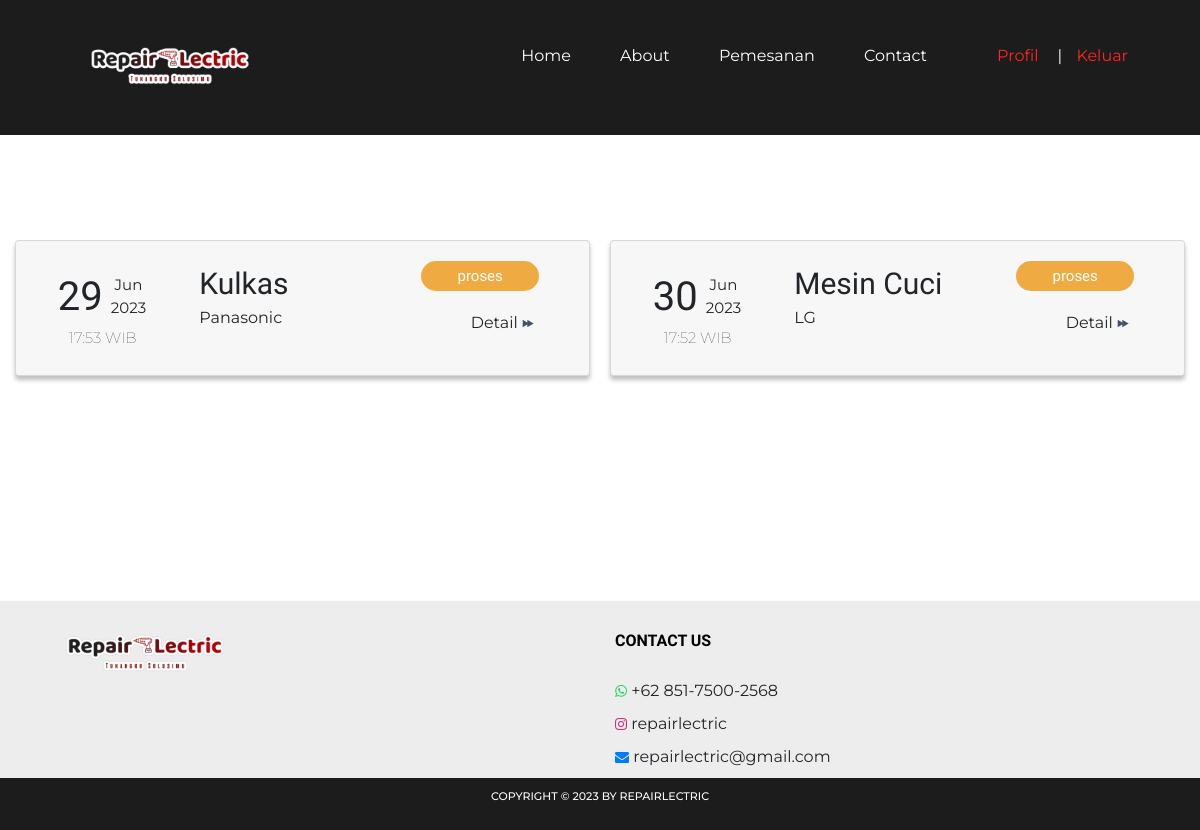
/riwayat_pemesanan.php (signed in), run on the app's committed database.
### tables this page shows
CREATE TABLE `pemesanan` (
  `id_pemesanan` int(11) NOT NULL,
  `id_pelanggan` int(11) NOT NULL,
  `id_elektronik` int(11) NOT NULL,
  `merk_tipe` varchar(255) NOT NULL,
  `deskripsi` text NOT NULL,
  `status` varchar(100) NOT NULL,
  `tanggal_pesan` date NOT NULL,
  `waktu_pesan` time NOT NULL,
  `tanggal_sekarang` date NOT NULL,
  `waktu_sekarang` time NOT NULL
);

CREATE TABLE `elektronik` (
  `id_elektronik` int(11) NOT NULL,
  `nama` varchar(50) NOT NULL
);

### riwayat_pemesanan.php (the view, shortened to what this page needs)
<?php
require "function.php";
$id_pelanggan = $_SESSION['pelanggan'];
$query = mysqli_query($conn, "SELECT pelanggan.id_pelanggan, elektronik.id_elektronik, elektronik.nama AS nama_elektronik, pemesanan.id_pemesanan,pemesanan.id_pelanggan, pemesanan.merk_tipe, pemesanan.status, pemesanan.waktu_pesan, pemesanan.tanggal_pesan
                             FROM pemesanan
                             JOIN elektronik ON pemesanan.id_elektronik = elektronik.id_elektronik
                             JOIN pelanggan ON pemesanan.id_pelanggan = pelanggan.id_pelanggan
                             WHERE pelanggan.id_pelanggan = $id_pelanggan
                             ORDER BY pemesanan.id_pemesanan DESC");
$data_array = mysqli_fetch_all($query, MYSQLI_ASSOC);
?>
<!DOCTYPE html>
<html lang="zxx">
<head>
    <link rel="stylesheet" href="css/bootstrap.min.css" />
    <link rel="stylesheet" href="css/font-awesome.min.css" />
    <link rel="stylesheet" href="css/owl.carousel.min.css" />
    <link rel="stylesheet" href="css/slicknav.min.css" />
	<link rel="stylesheet" href="css/style.css" />
</head>
<body>
    <header class="header-section clearfix">
        <a href="index.html" class="site-logo">
            <img src="img/logo_repair.png" alt="">
        </a>
        <div class="header-right">
            <div class="user-panel">
                <?php if (!isset($_SESSION["login_pelanggan"]) || $_SESSION["login_pelanggan"] !== true) { ?>
                    <a href="login.php" class="hr-btn">Login</a><span>|</span>
                    <a href="registrasi.php" class="register">Create an account</a>
                <?php } else { ?>
                    <a href="profil.php" class="hr-btn">Profil</a><span>|</span>
                    <a href="keluar.php" class="register">Keluar</a>
                <?php } ?>
            </div>
        </div>
        <ul class="main-menu">
            <li><a href="index.php">Home</a></li>
            <li><a href="index.php">About</a></li>
            <li><a href="#">Pemesanan</a>
            </li>
            <li><a href="contact.php">Contact</a></li>
        </ul>
    </header>
    <section class="riwayat-section spad">
        <div class="container-fluid">
            <div class="main">
                <?php
                if (empty($data_array)) {
                    ?>
                    <h5 class="_align">
                        <?php echo "Pemesanan Belum Tersedia !"; ?>
                    </h5>
                    <?php
                } else {
                    foreach ($data_array as $d) {
                        ?>
                        <div class="card">
                            <div class="card-body">
                                <div class="container text-center">
                                    <div class="row">
                                        <div class="col-3 _tanggalJam">
                                            <div class="container">
                                                <div class="row row-cols-2">
                                                    <div class="col-6 _26">
                                                        <?php echo date("d", strtotime($d['tanggal_pesan'])); ?>
                                                    </div>
                                                    <div class="col-6 mei-2023">
                                                        <?php echo date("M", strtotime($d['tanggal_pesan'])); ?><br>
                                                        <?php echo date("Y", strtotime($d['tanggal_pesan'])); ?>
                                                    </div>
                                                    <div class="col-12 _10-00-wib">
                                                        <?php echo date("H:i", strtotime($d['waktu_pesan'])); ?> WIB
                                                    </div>
                                                </div>
                                            </div>
                                        </div>
                                        <div class="col-5">
                                            <div class="container">
                                                <div class="row row-cols-2">
                                                    <div class="col-12 _jenis">
                                                        <?php echo $d['nama_elektronik']; ?>
                                                    </div>
                                                    <div class="col-12 _tipe">
                                                        <?php echo $d['merk_tipe']; ?>
                                                    </div>
                                                </div>
                                            </div>
                                        </div>
                                        <div class="col-4 _detailProses">
                                            <div class="container">
                                                <div class="row row-cols-2">
                                                    <div class="col-12 ">
                                                        <div class="button">
                                                            <?php echo $d['status']; ?>
                                                        </div>
                                                    </div>
                                                    <div class="col-12" style="text-align: end; padding: 20px;">
                                                        Detail
                                                        <a href="detail_pemesanan.php?id=<?php echo $d['id_pemesanan']; ?>">
                                                            <img src="img/icons/next.png" alt=""> </a>
                                                    </div>
                                                </div>
                                            </div>
                                        </div>
                                    </div>
                                </div>
                            </div>
                        </div>
                        <?php
                    }
                }
                ?>
            </div>
        </div>
    </section>
    <footer class="footer-section">
        <div class="container">
            <div class="row">
                <div class="col-xl-6 col-lg-7 order-lg-2">
                    <div class="footer-widget">
                        <h2>Contact Us</h2>
                        <ul class="contact-list">
                            <li><a href="https://wa.me/6285175002568" target="_blank"><i class="fa fa-whatsapp"
                                        style="color: #25D366;"></i></a> +62 851-7500-2568</li>
                            <li><a href="https://www.instagram.com/repairlectric" target="_blank"><i
                                        class="fa fa-instagram" style="color: #C13584;"></i></a> repairlectric</li>
                            <li><a href="mailto:repairlectric@gmail.com" target="_blank"><i class="fa fa-envelope"
                                        style="color: #007BFF;"></i></a> repairlectric@gmail.com</li>
                        </ul>
                    </div>
                </div>
                <div class="col-xl-6 col-lg-5 order-lg-1">
                    <img src="img/logo_repair.png" alt="">
                </div>
            </div>
        </div>
        <div class="copyright">
			Copyright &copy;
			<script>document.write(new Date().getFullYear());</script> by RepairLectric</a>
		</div>
    </footer>
</body>
</html>

### css/style.css (style rules this page uses)
html, body { height: 100%; font-family: "Montserrat", sans-serif; -webkit-font-smoothing: antialiased; font-smoothing: antialiased; }
h1, h2, h3, h4, h5, h6 { font-family: 'K2D', sans-serif; margin: 0; color: #212121; font-weight: 600; line-height: 1; }
h2 { font-size: 36px; }
img { max-width: 100%; }
ul, ol { padding: 0; margin: 0; }
.spad { padding-top: 105px; padding-bottom: 105px; }
header a img { width: 200px; }
.header-section { padding-left: 55px; padding-right: 72px; background: #1c1c1c; }
.site-logo { display: inline-block; padding: 0; padding: 44px 15px; }
.header-right { float: right; padding: 44px 0; margin-left: 130px; }
.header-right .hr-btn { display: inline-block; color: #979aa5; }
.header-right .user-panel { display: inline-block; }
.header-right .user-panel a { font-size: 16px; color: #ff2525; margin: 0 10px; }
.header-right .user-panel .register { color: #ff2525; margin-right: 0; }
.header-right span { color: #ffffff; display: inline-block; padding-left: 9px; }
.main-menu { list-style: none; float: right; }
.main-menu li { display: inline-block; position: relative; }
.main-menu li a { display: block; font-size: 16px; color: #ffffff; padding: 44px 10px; margin-left: 60px; }
.main-menu li:first-child a { margin-left: 0; }
footer { margin-top: 100px; }
.footer-section { padding-top: 30px; background: #eeeded; }
.footer-section img { width: 200px; }
.footer-widget { padding-top: 2px; }
.footer-widget h2 { font-size: 16px; color: #000000; text-transform: uppercase; margin-bottom: 30px; }
.footer-widget ul { list-style: none; }
.footer-widget ul li a { display: inline-block; color: #6a7080; font-size: 14px; margin-bottom: 10px; }
.copyright { text-align: center; font-size: 11px; text-transform: uppercase; font-weight: 500; color: #fbfbfb; padding: 10px 0 25px; background-color: #1c1c1c; }
.riwayat-section .main { display: flex; flex-wrap: wrap; justify-content: space-between; }
.riwayat-section .card { width: calc(50% - 10px); margin-bottom: 20px; background: #f7f7f7; backdrop-filter: blur(2px); height: 100%; box-shadow: 0px 4px 4px rgba(0, 0, 0, 0.25); }
span { color: white; }
.riwayat-section ._tanggalJam { display: flex; justify-content: center; align-items: center; }
.riwayat-section ._26 { font-family: 'K2D', sans-serif; font-weight: 500; display: flex; align-items: center; justify-content: flex-end; font-size: 40px; padding-right: 0px; }
.riwayat-section .mei-2023 { display: flex; align-items: center; justify-content: center; font-size: 15px; }
.riwayat-section ._10-00-wib { display: flex; justify-content: center; font-weight: 100; font-size: 15px; }
.riwayat-section .card .col-12 { text-align: left; }
.riwayat-section .col-6 { display: flex; align-items: center; }
.riwayat-section ._jenis { font-family: 'K2D', sans-serif; font-size: 30px; }
.riwayat-section ._detailProses { display: flex; align-items: center; }
.riwayat-section .button { font-family: 'K2D', sans-serif; font-weight: 500; color: #ffffff; background-color: #f0aa42; font-size: 15px; border-radius: 50px; border: 4px solid #f0aa42; text-align: center; }
@media only screen and (min-width: 1200px) and (max-width: 1360px) { .header-right { margin-left: 50px; } }
@media only screen and (min-width: 1200px) and (max-width: 1360px) { .main-menu li a { margin-left: 25px; } }

### data on the page
pemesanan: tanggal_pesan "29", tanggal_pesan "Jun", tanggal_pesan "2023", waktu_pesan "17:53", id_elektronik.nama "Kulkas", merk_tipe "Panasonic", status "proses"
pemesanan: tanggal_pesan "30", tanggal_pesan "Jun", tanggal_pesan "2023", waktu_pesan "17:52", id_elektronik.nama "Mesin Cuci", merk_tipe "LG", status "proses"
